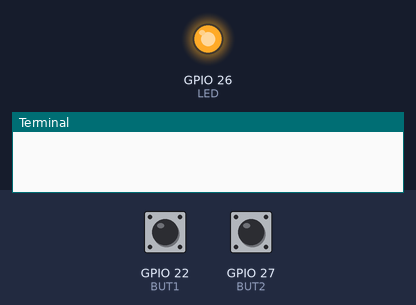
Simulated run of this program. Board: Raspberry Pi (BCM pin numbers). On the bench: output pins drawn as LEDs (lit = HIGH), the last lines printed to the terminal. Inputs (shaded band) come from the test bench; at power-on: GPIO 22 (BUT1) HIGH, GPIO 27 (BUT2) HIGH.

Above: at 1.2 s.
1.3 s: GPIO 22 (BUT1) pulled LOW for 0.15 s
At 2.7 s:
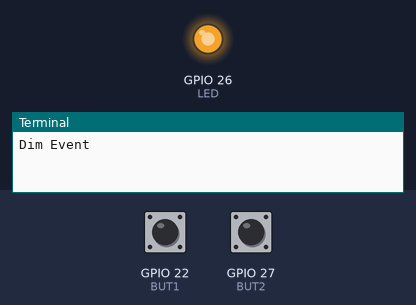
3.0 s: GPIO 27 (BUT2) pulled LOW for 0.15 s
At 4.2 s:
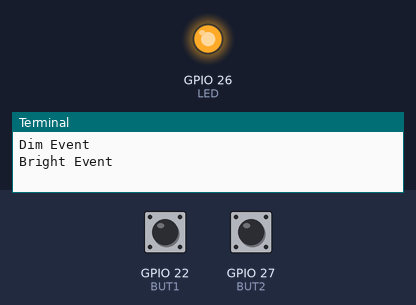
4.7 s: GPIO 22 (BUT1) pulsed LOW 5 times (0.12 s each, 0.3 s apart)
At 6.5 s:
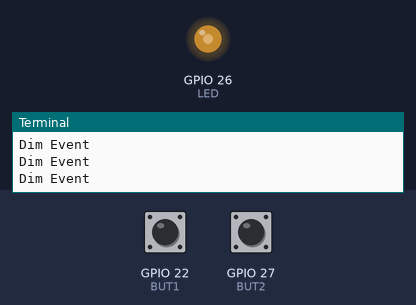
7.7 s: GPIO 22 (BUT1) pulled LOW for 1 s
At 9.7 s:
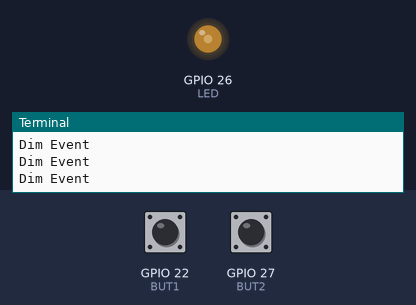
10.2 s: GPIO 22 (BUT1) pulsed LOW 5 times (0.12 s each, 0.3 s apart)
At 11.7 s:
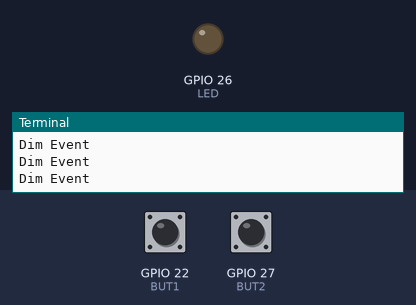
13.2 s: GPIO 27 (BUT2) pulled LOW for 1 s
At 15.1 s:
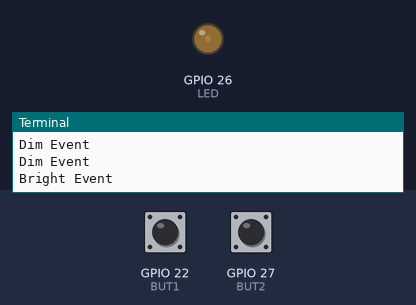
Timing chart, 0 to 16.6 s (numbered marks = the images above; inputs shaded):
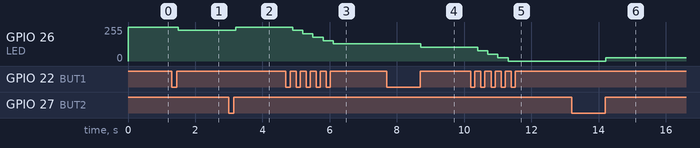

The program:

myDim.py
```python
import RPi.GPIO as GPIO
from time import sleep

DT = 0.1
BUT1 = 22
BUT2 = 27
but1State = 1
but1StatePre = 1
but2State = 1
but2StatePre = 1
LED = 26
dc = 100

GPIO.setmode(GPIO.BCM)
GPIO.setup(BUT1, GPIO.IN, pull_up_down=GPIO.PUD_UP)
GPIO.setup(BUT2, GPIO.IN, pull_up_down=GPIO.PUD_UP)
GPIO.setup(LED, GPIO.OUT)
myPWM = GPIO.PWM(LED, 100)
myPWM.start(dc)

try:
    while True:
        but1State = GPIO.input(BUT1)
        but2State = GPIO.input(BUT2)
        if but1StatePre != but1State:
            if but1State == 1:
                dc = dc - 10
                print('Dim Event')
            but1StatePre = but1State
        if but2StatePre != but2State:
            if but2State == 1:
                dc = dc + 10
                print('Bright Event')
            but2StatePre = but2State
        if dc > 100:
            dc = 100
        if dc < 0:
            dc = 0
        myPWM.ChangeDutyCycle(dc)
        sleep(DT)

except KeyboardInterrupt:
        myPWM.stop()
        GPIO.cleanup()
        print('\r\nGPIO Good to GO')
```

Measured:
- after the input at 1.3 s, GPIO 26 (LED): 255/255 → 230/255 after 0.20 s
- after the input at 3.0 s, GPIO 26 (LED): 230/255 → 255/255 after 0.20 s
- after the input at 4.7 s, GPIO 26 (LED): moves from 255/255 to 128/255 over 1.2 s, starting after 0.20 s
- after the input at 7.7 s, GPIO 26 (LED): 128/255 → 102/255 after 1.0 s
- after the input at 10.2 s, GPIO 26 (LED): 102/255 → 77/255 after 0.20 s, → 51/255 0.30 s later, → 26/255 0.30 s later, → 0/255 0.30 s later
- after the input at 13.2 s, GPIO 26 (LED): 0/255 → 26/255 after 1.0 s
